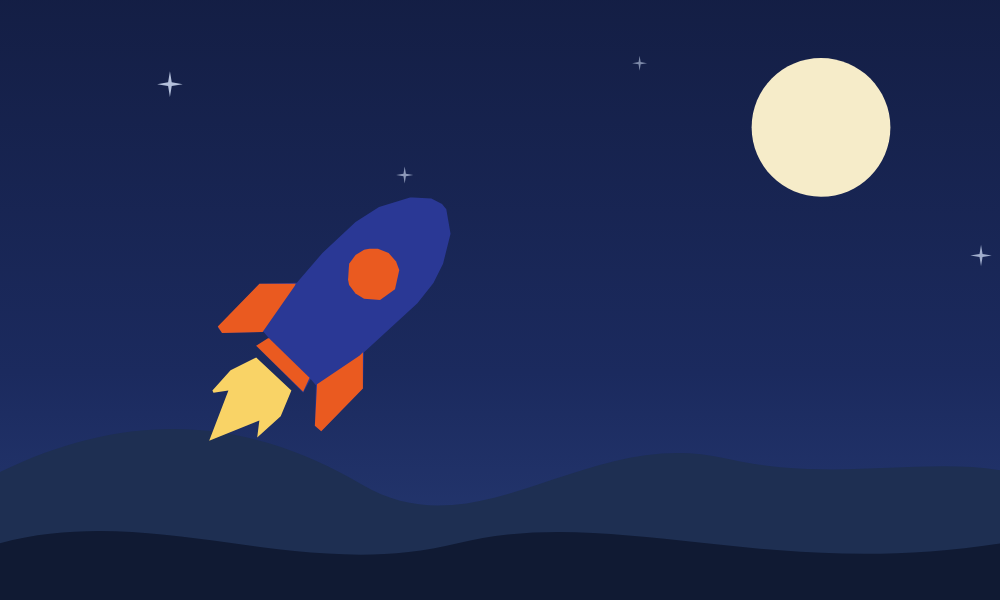
#> input picture apps/studio/camera-frames/00-start.png, 1000 x 600 px
$ python -i normalize.py   (imports and definitions only)
#> lines starting #> are read from the running program, lines starting #| are printed output that depends on the picture
"""Image normalization — the step that makes everything downstream work.

Gemini returns **JPEG bytes regardless of the filename** you save them under.
Two things break because of that:

1. `vtracer` keys on the file extension and fails with the misleading error
   "No image file found at specified input path" on a file that plainly exists.
2. JPEG is lossy, and its ringing artifacts around hard edges become spurious
   paths and colors. Measured: a 4-color source traced to **46 colors**.

So every image entering the pipeline is decoded by content (never by extension),
re-encoded as a true PNG, and optionally quantized to collapse artifact colors
back into the flat regions they came from.
"""

from __future__ import annotations

import io
import pathlib
from dataclasses import dataclass

from PIL import Image

__all__ = ["NormalizedImage", "sniff_format", "normalize"]

# Magic numbers — content, not extension, decides the format.
_MAGIC: list[tuple[bytes, str]] = [
    (b"\xff\xd8\xff", "JPEG"),
    (b"\x89PNG\r\n\x1a\n", "PNG"),
    (b"GIF87a", "GIF"),
    (b"GIF89a", "GIF"),
    (b"BM", "BMP"),
]


@dataclass(frozen=True)
class NormalizedImage:
    path: pathlib.Path
    source_format: str
    size: tuple[int, int]
    color_count: int
    quantized: bool

    @property
    def was_jpeg(self) -> bool:
        return self.source_format == "JPEG"


def sniff_format(data: bytes) -> str:
    """Identify an image format from its magic bytes, ignoring any filename."""
    for magic, name in _MAGIC:
        if data.startswith(magic):
            return name
    if data[:4] == b"RIFF" and data[8:12] == b"WEBP":
        return "WEBP"
    return "UNKNOWN"


def count_colors(im: Image.Image, *, sample: int = 256) -> int:
    """Approximate distinct colors, downsampled so the cost is bounded.

    Used to classify an image (flat art vs illustration vs photo).

    **Resampling MUST be NEAREST.** A smooth filter (LANCZOS, BILINEAR) blends
    neighbouring pixels, so every hard edge between two flat colours becomes a
    gradient of invented intermediate values. Measured: a quantized 12-colour
    image counted as 469 colours under LANCZOS and was misclassified as a
    photograph, which made the vectorizer refuse it. NEAREST samples real
    pixels, which is what a colour census needs.
    """
    small = im.convert("RGB")
    small.thumbnail((sample, sample), Image.Resampling.NEAREST)
    colors = small.getcolors(maxcolors=sample * sample)
    return len(colors) if colors else sample * sample


def normalize(
    src: str | pathlib.Path,
    dst: str | pathlib.Path,
    *,
    quantize_colors: int | None = None,
    max_dimension: int | None = 2048,
) -> NormalizedImage:
    """Decode `src` by content and write a true PNG to `dst`.

    quantize_colors: collapse to at most N colors before tracing. This is the
        single most effective artifact suppressor for JPEG sources — it merges
        the ringing halo back into the flat region it surrounds.
    max_dimension: downscale the long edge. Tracing cost scales with pixel
        count, and detail beyond ~2048px rarely survives vectorization anyway.
    """
    src, dst = pathlib.Path(src), pathlib.Path(dst)
    data = src.read_bytes()
    fmt = sniff_format(data)
    if fmt == "UNKNOWN":
        raise ValueError(f"{src.name}: unrecognized image format (first bytes: {data[:8]!r})")

    im = Image.open(io.BytesIO(data))
    im.load()
    im = im.convert("RGBA") if "A" in im.getbands() else im.convert("RGB")

    if max_dimension and max(im.size) > max_dimension:
        im.thumbnail((max_dimension, max_dimension), Image.Resampling.LANCZOS)

    quantized = False
    if quantize_colors:
        # Quantize on RGB, then restore alpha, so transparency survives.
        alpha = im.getchannel("A") if im.mode == "RGBA" else None
        q = im.convert("RGB").quantize(colors=quantize_colors, method=Image.Quantize.MEDIANCUT)
        im = q.convert("RGB")
        if alpha is not None:
            im = im.convert("RGBA")
            im.putalpha(alpha)
        quantized = True

    dst.parent.mkdir(parents=True, exist_ok=True)
    im.save(dst, "PNG", optimize=True)

    return NormalizedImage(
        path=dst,
        source_format=fmt,
        size=im.size,
        color_count=count_colors(im),
        quantized=quantized,
    )

>>> import cv2
>>> picture = cv2.imread('../../../apps/studio/camera-frames/00-start.png', cv2.IMREAD_GRAYSCALE)
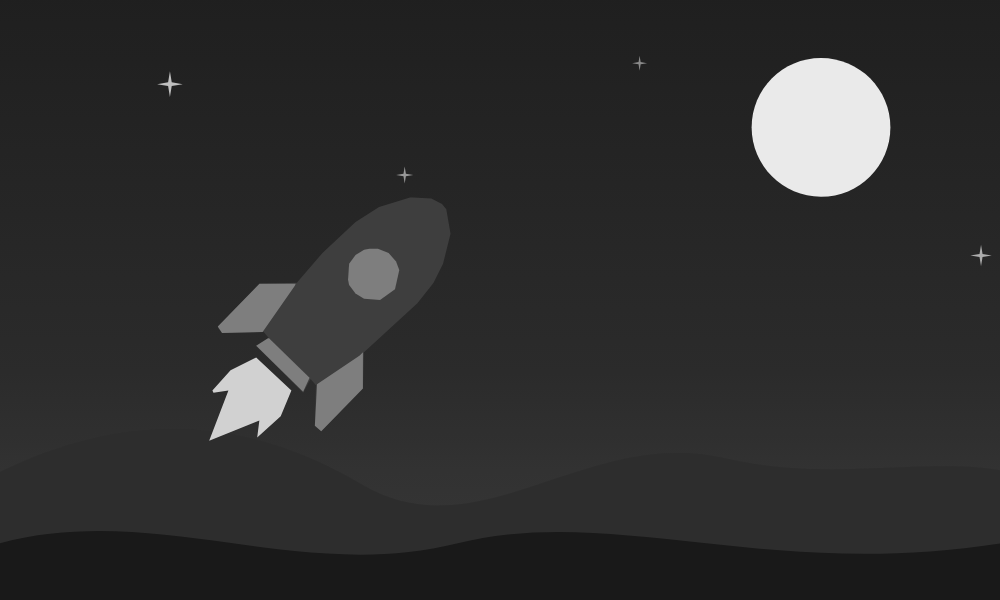
#> picture: shape (600, 1000); min 24, max 234, mean 46.1
>>> result = normalize(picture, 'out.png')
#> (the run stopped early here; a loop or call above may not have finished)

$ run again, on apps/studio/camera-frames/01-pushin.png
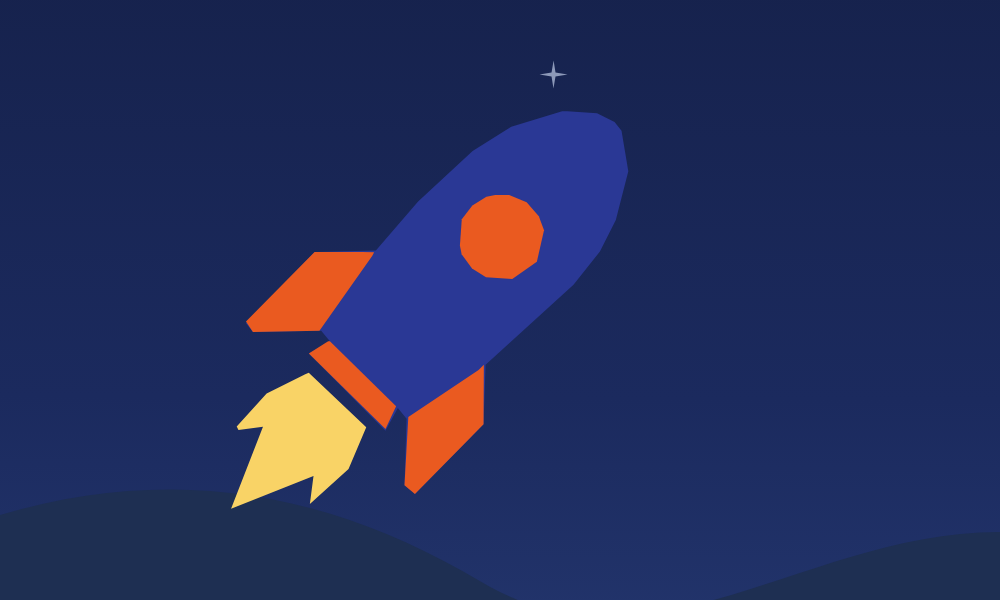
#> input picture apps/studio/camera-frames/01-pushin.png, 1000 x 600 px
#> `picture = cv2.imread('../../../apps/studio/camera-frames/00-start.png'..`:
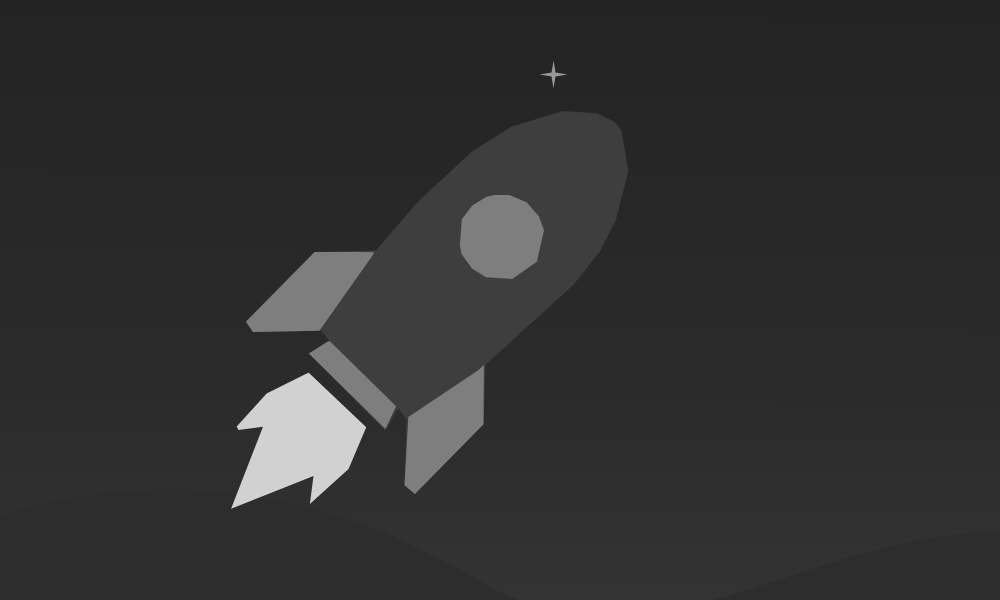
#> picture: shape (600, 1000); min 35, max 209, mean 48.6
